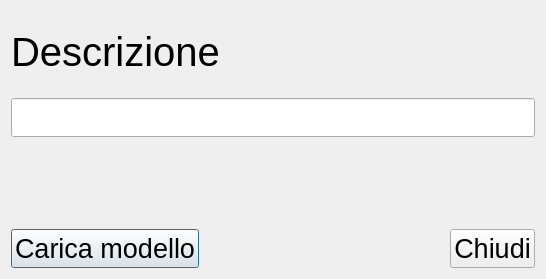
<?xml version="1.0" encoding="UTF-8"?>
<ui version="4.0">
 <class>DialogModello</class>
 <widget class="QDialog" name="DialogModello">
  <property name="geometry">
   <rect>
    <x>0</x>
    <y>0</y>
    <width>546</width>
    <height>279</height>
   </rect>
  </property>
  <property name="windowTitle">
   <string>Dialog</string>
  </property>
  <layout class="QGridLayout" name="gridLayout">
   <item row="0" column="0">
    <widget class="QLabel" name="label">
     <property name="font">
      <font>
       <pointsize>30</pointsize>
      </font>
     </property>
     <property name="text">
      <string>Descrizione</string>
     </property>
    </widget>
   </item>
   <item row="1" column="0">
    <widget class="QLineEdit" name="lineEdit">
     <property name="font">
      <font>
       <pointsize>20</pointsize>
      </font>
     </property>
    </widget>
   </item>
   <item row="2" column="0">
    <widget class="QLabel" name="label_2">
     <property name="font">
      <font>
       <pointsize>30</pointsize>
      </font>
     </property>
     <property name="text">
      <string/>
     </property>
    </widget>
   </item>
   <item row="3" column="0">
    <layout class="QHBoxLayout" name="horizontalLayout">
     <item>
      <widget class="QPushButton" name="pushButton_load">
       <property name="font">
        <font>
         <pointsize>20</pointsize>
        </font>
       </property>
       <property name="text">
        <string>Carica modello</string>
       </property>
      </widget>
     </item>
     <item>
      <spacer name="horizontalSpacer_2">
       <property name="orientation">
        <enum>Qt::Horizontal</enum>
       </property>
       <property name="sizeHint" stdset="0">
        <size>
         <width>68</width>
         <height>20</height>
        </size>
       </property>
      </spacer>
     </item>
     <item>
      <widget class="QPushButton" name="pushButton_chiudi">
       <property name="font">
        <font>
         <pointsize>20</pointsize>
        </font>
       </property>
       <property name="text">
        <string>Chiudi</string>
       </property>
      </widget>
     </item>
    </layout>
   </item>
  </layout>
 </widget>
 <resources/>
 <connections>
  <connection>
   <sender>pushButton_chiudi</sender>
   <signal>clicked()</signal>
   <receiver>DialogModello</receiver>
   <slot>accept()</slot>
   <hints>
    <hint type="sourcelabel">
     <x>457</x>
     <y>251</y>
    </hint>
    <hint type="destinationlabel">
     <x>469</x>
     <y>269</y>
    </hint>
   </hints>
  </connection>
  <connection>
   <sender>pushButton_load</sender>
   <signal>clicked()</signal>
   <receiver>DialogModello</receiver>
   <slot>loadModello()</slot>
   <hints>
    <hint type="sourcelabel">
     <x>215</x>
     <y>249</y>
    </hint>
    <hint type="destinationlabel">
     <x>230</x>
     <y>269</y>
    </hint>
   </hints>
  </connection>
 </connections>
 <slots>
  <slot>loadModello()</slot>
 </slots>
</ui>
